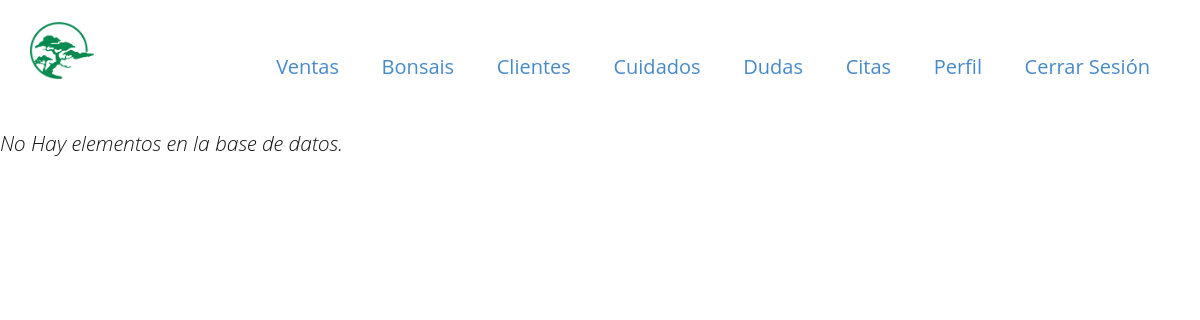
/app/vista/verVentas.php (signed in), run on an earlier commit of the app's database.
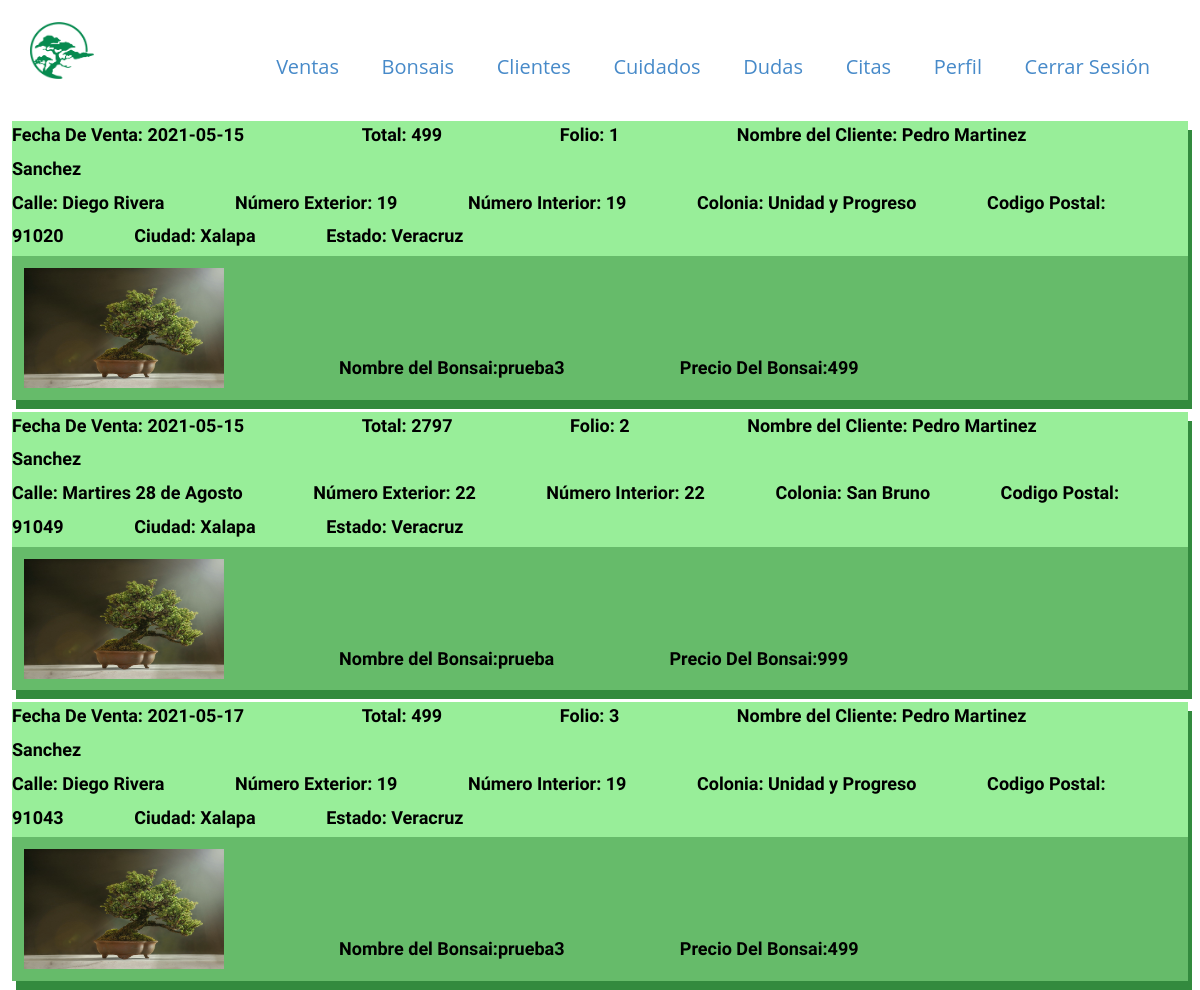
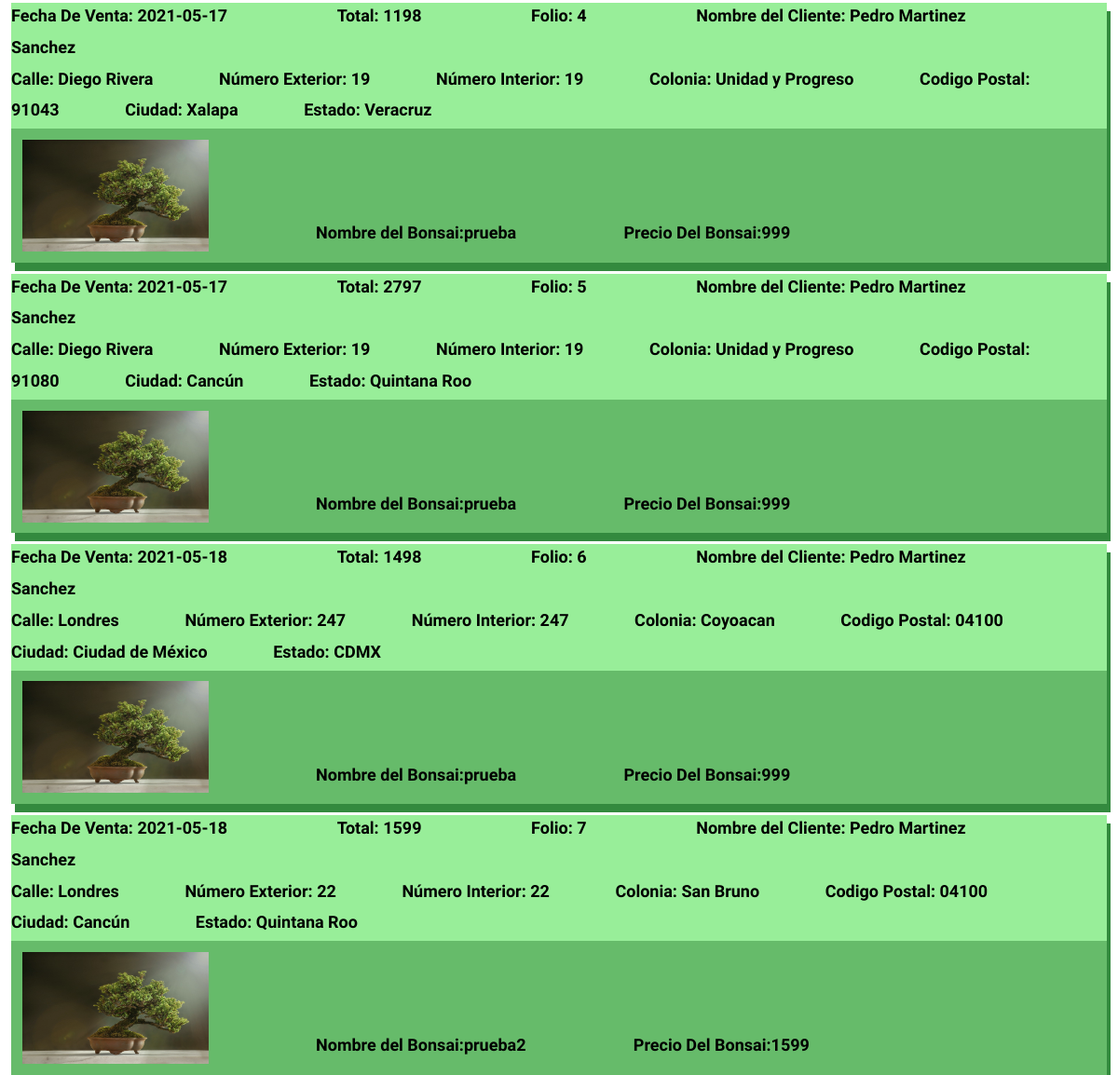
And on a later commit of the database (2 pictures, top to bottom).
### tables this page shows
CREATE TABLE `venta` (
  `folio` int(5) NOT NULL,
  `id_carrito` int(5) NOT NULL,
  `id_direccion` int(5) NOT NULL,
  `id_pago` int(5) NOT NULL,
  `estado` varchar(50) NOT NULL
);

CREATE TABLE `pago` (
  `id_pago` int(5) NOT NULL,
  `fecha` date NOT NULL,
  `monto` float NOT NULL,
  `tipo` varchar(50) NOT NULL
);

CREATE TABLE `cliente` (
  `id_cliente` int(5) NOT NULL,
  `nombre` varchar(100) NOT NULL,
  `apellidoPaterno` varchar(100) NOT NULL,
  `apellidoMaterno` varchar(100) NOT NULL,
  `correo` varchar(100) NOT NULL,
  `contrasena` varchar(64) NOT NULL,
  `numTelefono` varchar(10) NOT NULL,
  `imagenPerfil` varchar(300) NOT NULL
);

CREATE TABLE `direccion` (
  `id_direccion` int(5) NOT NULL,
  `calle` varchar(50) NOT NULL,
  `numExt` varchar(5) NOT NULL,
  `numInt` varchar(5) NOT NULL,
  `colonia` varchar(50) NOT NULL,
  `codigoPostal` varchar(5) NOT NULL,
  `ciudad` varchar(50) NOT NULL,
  `estado` varchar(50) NOT NULL
);

CREATE TABLE `bonsai` (
  `id_bonsai` int(5) NOT NULL,
  `imagenBonsai` varchar(250) NOT NULL,
  `id_especie` int(5) NOT NULL,
  `estilo` int(1) NOT NULL,
  `nombreCientifico` varchar(50) NOT NULL,
  `nombreComun` varchar(50) NOT NULL,
  `edad` varchar(50) NOT NULL,
  `precio` float NOT NULL
);

### app/vista/verVentas.php (the view, shortened to what this page needs)
<?php
require_once "../../configuracion/env.php";
?>
<!DOCTYPE html>
<html lang="en">
<head>
    <link rel="stylesheet" href="https://maxcdn.bootstrapcdn.com/bootstrap/4.0.0/css/bootstrap.min.css">
    <link rel="stylesheet" href="../../publico/css/nicepage.css" media="screen">
    <link rel="stylesheet" type="text/css" href="publico/css/bootstrap.css">
    <link rel="stylesheet" href="https://cdnjs.cloudflare.com/ajax/libs/font-awesome/4.7.0/css/font-awesome.min.css">
</head>
<body data-home-page="Iniciar-Sesión.html" data-home-page-title="Iniciar Sesión" class="u-body">
<?php
include "../../app/vista/plantilla/menuAdmin.php";
?>
<?php
$sql = "SELECT * FROM venta";
if($result = $mysqli->query($sql)){
    if($result->num_rows > 0){
      while($row = $result->fetch_array()){
        $folio=$row['folio'];
        $id_carrito=$row['id_carrito'];
        $id_direccion=$row['id_direccion'];
        $id_pago=$row['id_pago'];
$consultaCarrito = "SELECT * FROM carritoventa where id_carrito = $id_carrito";
        $result2=$mysqli->query($consultaCarrito);
        $carritoData=$result2->fetch_array();
        $id_cliente=$carritoData['id_cliente'];
        $id_bonsai=$carritoData['id_bonsai'];
        $consultaPago = "SELECT * FROM pago where id_pago = $id_pago";
        $result3=$mysqli->query($consultaPago);
        $pagoData=$result3->fetch_array();
$consultaDireccion = "SELECT * FROM direccion where id_direccion = $id_direccion";
$result4=$mysqli->query($consultaDireccion);
$direccionData=$result4->fetch_array();
$consultaCliente = "SELECT * FROM cliente where id_cliente = $id_cliente";
$result5=$mysqli->query($consultaCliente);
$clienteData=$result5->fetch_array();
$consultaBonsai = "SELECT * FROM bonsai where id_bonsai = $id_bonsai";
$result6=$mysqli->query($consultaBonsai);
$bonsaiData=$result6->fetch_array();
        echo "<div class='ventas'>";
        echo "<div class='ventaInfo'>";
        echo"<label class='nameFont  for=''>Fecha De Venta:&nbsp</label>" ;
        echo"<label class='nameFont upper' for=''>".$pagoData['fecha']."</label>" ;
        echo"<label class='nameFont  for=''>Total:&nbsp</label>" ;
        echo"<label class='nameFont upper' for=''>".$pagoData['monto']."</label>" ;
        echo"<label class='nameFont' for=''>Folio:&nbsp</label>" ;
        echo"<label class='nameFont upper' for=''>".$folio."</label>" ;
        echo"<label class='nameFont' for=''>Nombre del Cliente:&nbsp</label>" ;
        echo"<label class='nameFont ' for=''>".$clienteData['nombre']."&nbsp;"."</label>" ;
        echo"<label class='nameFont ' for=''>".$clienteData['apellidoPaterno']."&nbsp;"."</label>" ;
        echo"<label class='nameFont upper' for=''>".$clienteData['apellidoMaterno']."</label>" ;
        echo "<div class='direccionInfo'>";
        echo"<label class='nameFont' for=''>Calle:&nbsp</label>" ;
        echo"<label class='nameFont mid' for=''>".$direccionData['calle']."</label>" ;
        echo"<label class='nameFont' for=''>Número Exterior:&nbsp</label>" ;
        echo"<label class='nameFont mid' for=''>".$direccionData['numExt']."</label>" ;
        echo"<label class='nameFont' for=''>Número Interior:&nbsp</label>" ;
        echo"<label class='nameFont mid' for=''>".$direccionData['numInt']."</label>" ;
        echo"<label class='nameFont' for=''>Colonia:&nbsp</label>" ;
        echo"<label class='nameFont mid' for=''>".$direccionData['colonia']."</label>" ;
        echo"<label class='nameFont' for=''>Codigo Postal:&nbsp</label>" ;
        echo"<label class='nameFont mid' for=''>".$direccionData['codigoPostal']."</label>" ;
        echo"<label class='nameFont' for=''>Ciudad:&nbsp</label>" ;
        echo"<label class='nameFont mid' for=''>".$direccionData['ciudad']."</label>" ;
        echo"<label class='nameFont' for=''>Estado:&nbsp</label>" ;
        echo"<label class='nameFont mid' for=''>".$direccionData['estado']."</label>" ;
        echo"</div>" ;
        echo"<div class='productSegment' >";
        echo"<div class='imagenB'>" ;
        echo "<img src='".$bonsaiData['imagenBonsai']."' alt='Not Found' onerror=this.src='../../publico/bonsais/Error.png' width='200' height='120'>";
        echo"</div>" ;
        echo"<label class='nameFont downText ' for=''>Nombre del Bonsai:</label>" ;
        echo"<label class='nameFont low downText' for=''>".$bonsaiData['nombreComun']."</label>" ;
        echo"<label class='nameFont downText' for=''>Precio Del Bonsai:</label>" ;
        echo"<label class='nameFont low downText' for=''>".$bonsaiData['precio']."</label>" ;
        echo"</div>" ;
        echo"</div>" ;
        echo"</div>" ;
      }
    }
    else{
    echo "<p class='lead'><em>No Hay elementos en la base de datos.</p>";
    }
    }else{
        echo "ERROR: Could not able to execute $sql. " . $mysqli->error;
    }
        ?>
</body>
</html>

### app/vista/plantilla/menuAdmin.php (shortened to what this page needs)
<?php
$ruta = "../vista/";
?>
<header class="u-clearfix u-header u-header" id="sec-e89e">
        <div class="u-clearfix u-sheet u-valign-middle u-sheet-1">
            <a href="index.php" class="u-image u-logo u-image-1" data-image-width="299" data-image-height="266">
                <img src="../../publico/imagenes/bonsai_karla.png" class="u-logo-image u-logo-image-1" data-image-width="64">
            </a>
            <nav class="u-menu u-menu-dropdown u-offcanvas u-menu-1">
                <div class="u-custom-menu u-nav-container">
                    <ul class="u-nav u-unstyled u-nav-1">
                    <li class="u-nav-item"><a
                                class="u-button-style u-nav-link u-text-active-palette-1-base u-text-hover-palette-2-base active"
                                href="<?php echo $ruta?>verVentas.php" style="padding: 10px 20px;">Ventas</a></li>
                        <li class="u-nav-item"><a
                                class="u-button-style u-nav-link u-text-active-palette-1-base u-text-hover-palette-2-base active"
                                href="<?php echo $ruta?>listaBonsais.php" style="padding: 10px 20px;">Bonsais</a></li>
                        <li class="u-nav-item"><a
                                class="u-button-style u-nav-link u-text-active-palette-1-base u-text-hover-palette-2-base active"
                                href="<?php echo $ruta?>consultarCliente.php" style="padding: 10px 20px;">Clientes</a></li>
                        <li class="u-nav-item"><a
                                class="u-button-style u-nav-link u-text-active-palette-1-base u-text-hover-palette-2-base active"
                                href="<?php echo $ruta?>consultarCuidados.php" style="padding: 10px 20px;">Cuidados</a></li>
                        <li class="u-nav-item"><a
                                class="u-button-style u-nav-link u-text-active-palette-1-base u-text-hover-palette-2-base active"
                                href="<?php echo $ruta?>registrarDuda.php" style="padding: 10px 20px;">Dudas</a></li>
                        <li class="u-nav-item"><a
                                class="u-button-style u-nav-link u-text-active-palette-1-base u-text-hover-palette-2-base active"
                                href="<?php echo $ruta?>calendarioAdministrador.php" style="padding: 10px 20px;">Citas</a></li>
                        <li class="u-nav-item"><a
                                class="u-button-style u-nav-link u-text-active-palette-1-base u-text-hover-palette-2-base active"
                                href="<?php echo $ruta?>editarEmpresa.php" style="padding: 10px 20px;">Perfil</a></li>
                        <li class="u-nav-item"><a
                                class="u-button-style u-nav-link u-text-active-palette-1-base u-text-hover-palette-2-base active"
                                href="<?php echo URL_CONTROLADORES?>logout.php" style="padding: 10px 20px;">Cerrar Sesión</a></li>
                    </ul>
                </div>
            </nav>
        </div>
    </header>

What changed in the data, as far as the page shows it:
added venta: id_pago.fecha "2021-05-15", id_pago.monto "499", folio "1", cliente.nombre "Pedro", cliente.apellidoPaterno "Martinez", cliente.apellidoMaterno "Sanchez", id_direccion.calle "Diego Rivera", id_direccion.numExt "19", id_direccion.numInt "19", id_direccion.colonia "Unidad y Progreso", id_direccion.codigoPostal "91020", id_direccion.ciudad "Xalapa", id_direccion.estado "Veracruz", bonsai.imagenBonsai (placeholder picture), bonsai.nombreComun "prueba3", bonsai.precio "499"
added venta: id_pago.fecha "2021-05-15", id_pago.monto "2797", folio "2", cliente.nombre "Pedro", cliente.apellidoPaterno "Martinez", cliente.apellidoMaterno "Sanchez", id_direccion.calle "Martires 28 de Agosto", id_direccion.numExt "22", id_direccion.numInt "22", id_direccion.colonia "San Bruno", id_direccion.codigoPostal "91049", id_direccion.ciudad "Xalapa", id_direccion.estado "Veracruz", bonsai.imagenBonsai (placeholder picture), bonsai.nombreComun "prueba", bonsai.precio "999"
added venta: id_pago.fecha "2021-05-17", id_pago.monto "499", folio "3", cliente.nombre "Pedro", cliente.apellidoPaterno "Martinez", cliente.apellidoMaterno "Sanchez", id_direccion.calle "Diego Rivera", id_direccion.numExt "19", id_direccion.numInt "19", id_direccion.colonia "Unidad y Progreso", id_direccion.codigoPostal "91043", id_direccion.ciudad "Xalapa", id_direccion.estado "Veracruz", bonsai.imagenBonsai (placeholder picture), bonsai.nombreComun "prueba3", bonsai.precio "499"
added venta: id_pago.fecha "2021-05-17", id_pago.monto "1198", folio "4", cliente.nombre "Pedro", cliente.apellidoPaterno "Martinez", cliente.apellidoMaterno "Sanchez", id_direccion.calle "Diego Rivera", id_direccion.numExt "19", id_direccion.numInt "19", id_direccion.colonia "Unidad y Progreso", id_direccion.codigoPostal "91043", id_direccion.ciudad "Xalapa", id_direccion.estado "Veracruz", bonsai.imagenBonsai (placeholder picture), bonsai.nombreComun "prueba", bonsai.precio "999"
added venta: id_pago.fecha "2021-05-17", id_pago.monto "2797", folio "5", cliente.nombre "Pedro", cliente.apellidoPaterno "Martinez", cliente.apellidoMaterno "Sanchez", id_direccion.calle "Diego Rivera", id_direccion.numExt "19", id_direccion.numInt "19", id_direccion.colonia "Unidad y Progreso", id_direccion.codigoPostal "91080", id_direccion.ciudad "Cancún", id_direccion.estado "Quintana Roo", bonsai.imagenBonsai (placeholder picture), bonsai.nombreComun "prueba", bonsai.precio "999"
added venta: id_pago.fecha "2021-05-18", id_pago.monto "1498", folio "6", cliente.nombre "Pedro", cliente.apellidoPaterno "Martinez", cliente.apellidoMaterno "Sanchez", id_direccion.calle "Londres", id_direccion.numExt "247", id_direccion.numInt "247", id_direccion.colonia "Coyoacan", id_direccion.codigoPostal "04100", id_direccion.ciudad "Ciudad de México", id_direccion.estado "CDMX", bonsai.imagenBonsai (placeholder picture), bonsai.nombreComun "prueba", bonsai.precio "999"
added venta: id_pago.fecha "2021-05-18", id_pago.monto "1599", folio "7", cliente.nombre "Pedro", cliente.apellidoPaterno "Martinez", cliente.apellidoMaterno "Sanchez", id_direccion.calle "Londres", id_direccion.numExt "22", id_direccion.numInt "22", id_direccion.colonia "San Bruno", id_direccion.codigoPostal "04100", id_direccion.ciudad "Cancún", id_direccion.estado "Quintana Roo", bonsai.imagenBonsai (placeholder picture), bonsai.nombreComun "prueba2", bonsai.precio "1599"
Also different on the page:
text no longer shown: "No Hay elementos en la base de datos."
